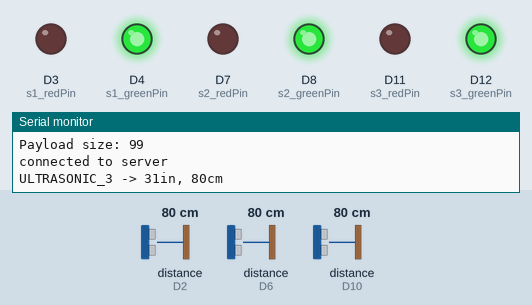
Bench run of a sketch on a simulated Arduino MKR. Parts: output pins drawn as LEDs (lit = HIGH), the last lines printed to the serial monitor. Wiring (inferred from the names in the program): 3 × ultrasonic range finder: trigger D1, echo D2 / trigger D5, echo D6 / trigger D9, echo D10. The inputs (shaded band) are chosen by the test bench; at power-on: distance to the obstacle (sensors on D2, D6, D10) 80 cm. The echo pulse lasts 58.3 µs per cm; WiFi joins after 1.5 s; servers stay silent unless stated; pins used as bus, display or sensor lines are not drawn.

Above: at 12.7 s.
12.8 s: distance to the obstacle (sensor on D2) set to 8 cm
15.8 s: distance to the obstacle (sensor on D2) set to 5 cm
At 17.5 s:
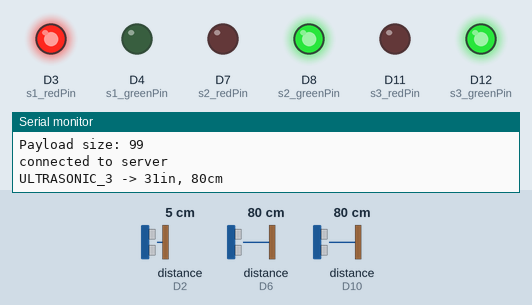
18.8 s: distance to the obstacle (sensor on D6) set to 8 cm
21.8 s: distance to the obstacle (sensor on D6) set to 5 cm
At 22.6 s:
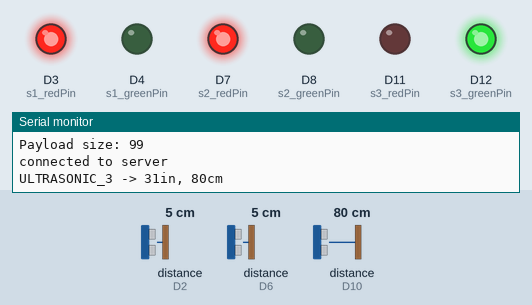
24.8 s: distance to the obstacle (sensor on D10) set to 8 cm
27.8 s: distance to the obstacle (sensor on D10) set to 5 cm
At 31.8 s:
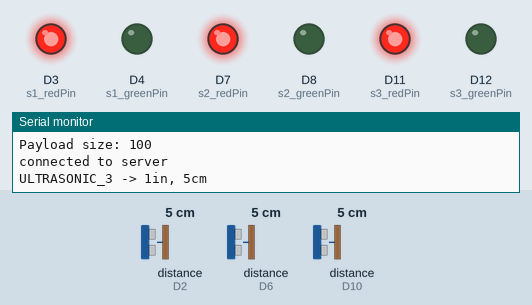
Timing chart, 0 to 32.8 s (numbered marks = the images above; inputs shaded):
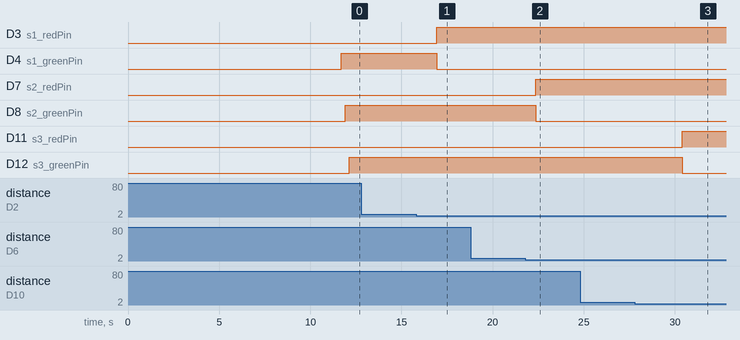

Measured:
- the behaviour switches between 7 and 6 cm on distance to the obstacle (sensor on D2) (found by bisection; images 0 and 1)
- the behaviour switches between 7 and 6 cm on distance to the obstacle (sensor on D6) (found by bisection; images 1 and 2)
- the behaviour switches between 7 and 6 cm on distance to the obstacle (sensor on D10) (found by bisection; images 2 and 3)
- after the input at 15.8 s, D3 (s1_redPin): LOW → HIGH after 1.1 s; D4 (s1_greenPin): HIGH → LOW after 1.1 s
- after the input at 21.8 s, D7 (s2_redPin): LOW → HIGH after 0.57 s; D8 (s2_greenPin): HIGH → LOW after 0.57 s
- after the input at 27.8 s, D11 (s3_redPin): LOW → HIGH after 2.6 s; D12 (s3_greenPin): HIGH → LOW after 2.6 s

The sketch:

parking_space_detector.ino
```cpp
/**
 * Author Miguel Covarrubias
 * SJSU - CMPE-286 Project
 *
 * Uses Arduino with WiFi Module
 * */


#include <SPI.h>
#include <WiFiNINA.h>
#include <ArduinoJson.h>

char ssid[] = "xxxx";    // your network SSID (name)
char pass[] = "xxxx";    // your network password (use for WPA, or use as key for WEP)
int keyIndex = 0;            // your network key Index number (needed only for WEP)
int status = WL_IDLE_STATUS;
//char server[] = "192.168.1.36:80";   // use to test in local network

//WiFiSSLClient client;
WiFiClient client;
//IPAddress server(192,168,1,36); // use to test in local network
IPAddress server(18,234,165,159);  // AWS web server

// hardcoded values below to represent out model
long availble_parking_spots = 0;

// Ultrasonic Sensor 1
const int s1_pingPin = 1;
const int s1_echoPin = 2;
const int s1_redPin = 3;
const int s1_greenPin = 4;
long s1_available = 0; // 0 if not available, 1 if available

// Ultrasonic Sensor 2
const int s2_pingPin = 5;
const int s2_echoPin = 6;
const int s2_redPin = 7;
const int s2_greenPin = 8;
long s2_available = 0; // 0 if not available, 1 if available

// Ultrasonic Sensor 3
const int s3_pingPin = 9;
const int s3_echoPin = 10;
const int s3_redPin = 11;
const int s3_greenPin = 12;
long s3_available = 0; // 0 if not available, 1 if available

long s1_counter = 0;
long s2_counter = 0;
long s3_counter = 0;

void setup() {

   Serial.begin(9600); // Starting Serial Terminal
     while (!Serial) {
    ; // wait for serial port to connect. Needed for native USB port only
  }

  // check for the WiFi module:
  if (WiFi.status() == WL_NO_MODULE) {
    Serial.println("Communication with WiFi module failed!");
    // don't continue
    while (true);
  }

  String fv = WiFi.firmwareVersion();
  if (fv < WIFI_FIRMWARE_LATEST_VERSION) {
    Serial.println("Please upgrade the firmware");
  }

  // attempt to connect to WiFi network:
  while (status != WL_CONNECTED) {
    Serial.print("Attempting to connect to SSID: ");
    Serial.println(ssid);
    // Connect to WPA/WPA2 network. Change this line if using open or WEP network:
    status = WiFi.begin(ssid, pass);

    // wait 10 seconds for connection:
    delay(10000);
  }
  Serial.println("Connected to wifi");
  printWiFiStatus();

  Serial.println("\nStarting connection to server...");

   pinMode(s1_redPin, OUTPUT);
   pinMode(s1_greenPin, OUTPUT);
   pinMode(s2_redPin, OUTPUT);
   pinMode(s2_greenPin, OUTPUT);
   pinMode(s3_redPin, OUTPUT);
   pinMode(s3_greenPin, OUTPUT);
}

void printUltrasonicSensorInfo(char sensorName[], int parkingSpot, int pingPin, int echoPin, int redPin, int greenPin, long counter, long& isAvailableAsInt) {

   long duration, inches, cm;
   pinMode(pingPin, OUTPUT);
   digitalWrite(pingPin, LOW);
   delayMicroseconds(2);
   digitalWrite(pingPin, HIGH);
   delayMicroseconds(10);
   digitalWrite(pingPin, LOW);
   pinMode(echoPin, INPUT);
   duration = pulseIn(echoPin, HIGH);
   inches = microsecondsToInches(duration);
   cm = microsecondsToCentimeters(duration);

   if(cm < 7) {
    counter = counter + 1;
   } else {
    counter = 0;
   }

   Serial.print("COUNTER: ");
   Serial.println(s1_available);

   if(counter >= 5) {
     isAvailableAsInt = 0;
     availble_parking_spots = s1_available + s2_available + s3_available; //getAvailableParkingSpots();
     sendStatusChange("Garage1", parkingSpot, false, availble_parking_spots);
     digitalWrite(redPin, HIGH);
     digitalWrite(greenPin, LOW);
   } else {
     isAvailableAsInt = 1;
     availble_parking_spots = s1_available + s2_available + s3_available; //getAvailableParkingSpots();
     sendStatusChange("Garage1", parkingSpot, true, availble_parking_spots);
     digitalWrite(redPin, LOW);
     digitalWrite(greenPin, HIGH);
   }

   Serial.print(sensorName);
   Serial.print(" -> ");
   Serial.print(inches);
   Serial.print("in, ");
   Serial.print(cm);
   Serial.print("cm");
   Serial.println();
}

void loop() {
  printUltrasonicSensorInfo("ULTRASONIC_1", 1, s1_pingPin, s1_echoPin, s1_redPin, s1_greenPin, &s1_counter, s1_available);
  printUltrasonicSensorInfo("ULTRASONIC_2", 2, s2_pingPin, s2_echoPin, s2_redPin, s2_greenPin, &s2_counter, s2_available);
  printUltrasonicSensorInfo("ULTRASONIC_3", 3, s3_pingPin, s3_echoPin, s3_redPin, s3_greenPin, &s3_counter, s3_available);
  delay(2000); //
}

long microsecondsToInches(long microseconds) {
   return microseconds / 74 / 2;
}

long microsecondsToCentimeters(long microseconds) {
   return microseconds / 29 / 2;
}

// send status change about the parking spots to the web server
void sendStatusChange(String parkingId, long spotId, boolean isAvailable, long availableSpots) {
    // Reserve memory space for your JSON data
  StaticJsonDocument<200> doc;
  doc["parkingId"] = parkingId;
  doc["spotId"] = spotId;
  doc["isAvailable"] = isAvailable;
  doc["totalAvailableSpots"] = availableSpots;

  // Generate the minified JSON and send it to the Serial port.
  Serial.println("Payload content: ");
  serializeJsonPretty(doc, Serial);
  Serial.println();
  Serial.print("Payload size: ");
  Serial.println(measureJsonPretty(doc));
  Serial.println();

  // if you get a connection, report back via serial:
  if (client.connect(server, 80)) {
    // Make a HTTP request:
    Serial.println("connected to server");
    client.println("POST /api/updatespot HTTP/1.1");
    client.println("Host: 192.168.1.36:80"); // AWS web server
    //client.println("Host: 192.168.1.36:80"); // use to test in local network
    client.println("Content-Type: application/json");
    client.print("Content-Length: ");
    client.println(measureJsonPretty(doc));
    client.println();
    serializeJsonPretty(doc, client);

  } else {
      Serial.println("NOT connected to server");
  }
}

void printWiFiStatus() {
  // print the SSID of the network you're attached to:
  Serial.print("SSID: ");
  Serial.println(WiFi.SSID());

  // print your board's IP address:
  IPAddress ip = WiFi.localIP();
  Serial.print("IP Address: ");
  Serial.println(ip);

  // print the received signal strength:
  long rssi = WiFi.RSSI();
  Serial.print("signal strength (RSSI):");
  Serial.print(rssi);
  Serial.println(" dBm");
}
```
